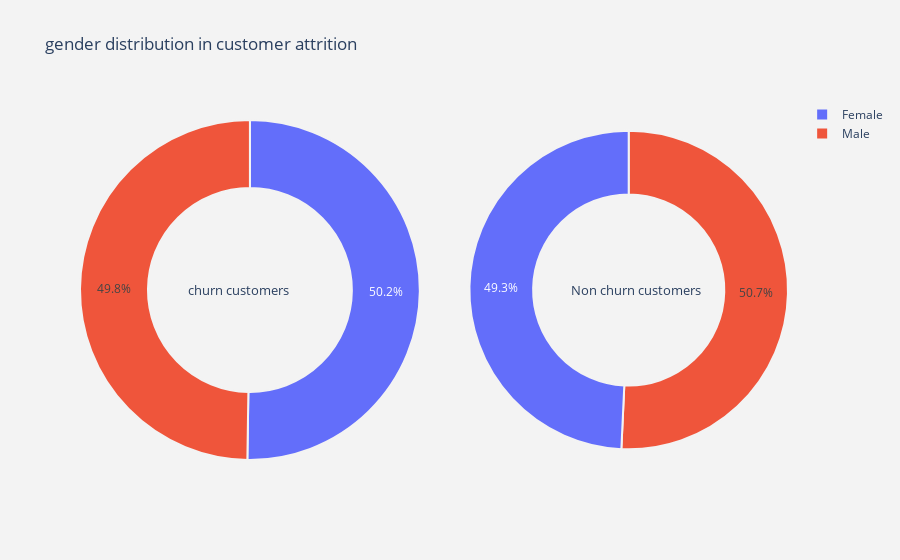
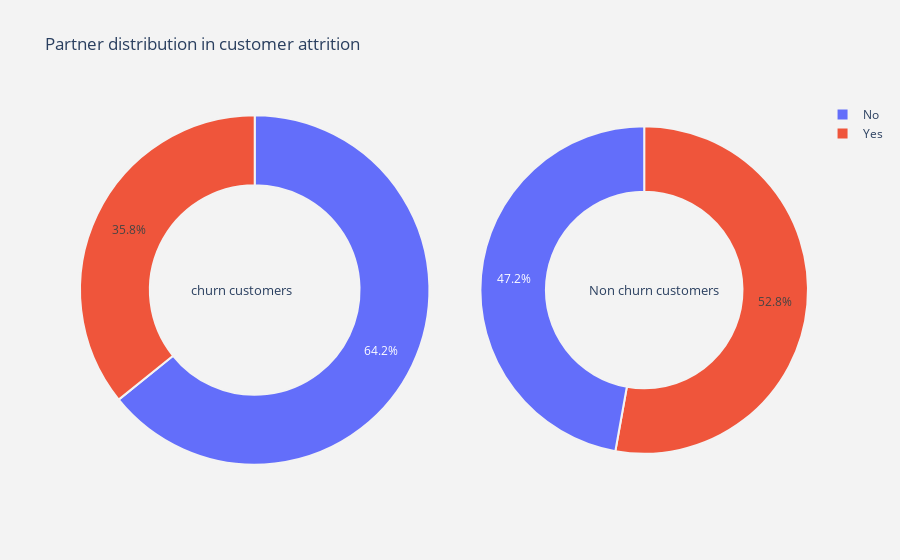
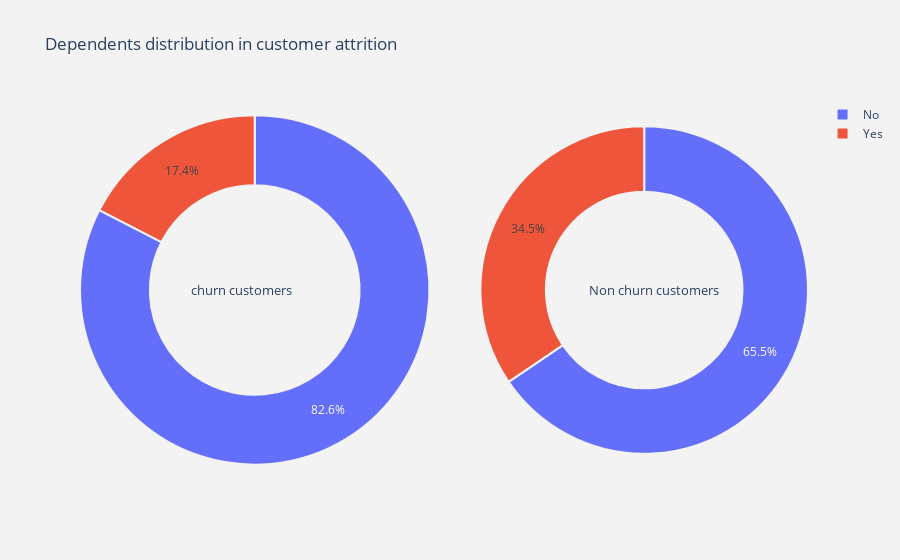
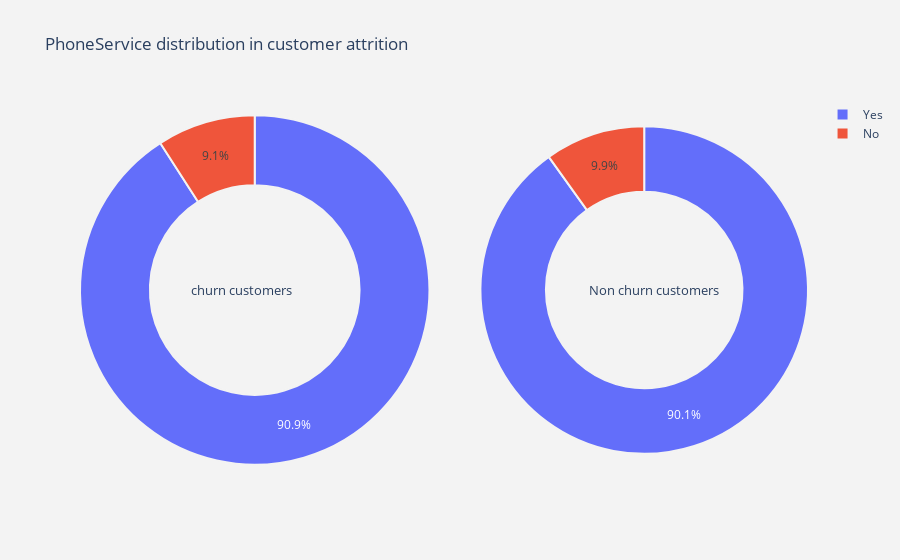

The cell these charts' notebook holds for them, in order:
### Code cell
i = 0
for col in qual:
    if col != "customerID":
        piePlot(col)

### Figure 1 — Plotly figure (JSON) as saved in the notebook; plotly's stock layout.template omitted (floating-point values rounded to 4 significant figures)
{"data": [{"domain": {"x": [0, 0.48]}, "hole": 0.6, "hoverinfo": "label+percent+name", "labels": ["Female", "Male"], "marker": {"line": {"color": "rgb(243, 243,243)", "width": 2}}, "name": "Churn customers", "type": "pie", "values": [939, 930]}, {"domain": {"x": [0.55, 1]}, "hole": 0.6, "hoverinfo": "label+percent+name", "labels": ["Male", "Female"], "marker": {"line": {"color": "rgb(243,243,243)", "width": 2}}, "name": "non Churn Customers", "type": "pie", "values": [2625, 2549]}], "layout": {"annotations": [{"font": {"size": 13}, "showarrow": false, "text": "churn customers", "x": 0.15, "y": 0.5}, {"font": {"size": 13}, "showarrow": false, "text": "Non churn customers", "x": 0.88, "y": 0.5}], "paper_bgcolor": "rgb(243,243,243)", "plot_bgcolor": "rgb(243,243,243)", "title": {"text": "gender distribution in customer attrition "}}}

### Figure 2 — Plotly figure (JSON) as saved in the notebook; plotly's stock layout.template omitted (floating-point values rounded to 4 significant figures)
{"data": [{"domain": {"x": [0, 0.48]}, "hole": 0.6, "hoverinfo": "label+percent+name", "labels": ["No", "Yes"], "marker": {"line": {"color": "rgb(243, 243,243)", "width": 2}}, "name": "Churn customers", "type": "pie", "values": [1200, 669]}, {"domain": {"x": [0.55, 1]}, "hole": 0.6, "hoverinfo": "label+percent+name", "labels": ["Yes", "No"], "marker": {"line": {"color": "rgb(243,243,243)", "width": 2}}, "name": "non Churn Customers", "type": "pie", "values": [2733, 2441]}], "layout": {"annotations": [{"font": {"size": 13}, "showarrow": false, "text": "churn customers", "x": 0.15, "y": 0.5}, {"font": {"size": 13}, "showarrow": false, "text": "Non churn customers", "x": 0.88, "y": 0.5}], "paper_bgcolor": "rgb(243,243,243)", "plot_bgcolor": "rgb(243,243,243)", "title": {"text": "Partner distribution in customer attrition "}}}

### Figure 3 — Plotly figure (JSON) as saved in the notebook; plotly's stock layout.template omitted (floating-point values rounded to 4 significant figures)
{"data": [{"domain": {"x": [0, 0.48]}, "hole": 0.6, "hoverinfo": "label+percent+name", "labels": ["No", "Yes"], "marker": {"line": {"color": "rgb(243, 243,243)", "width": 2}}, "name": "Churn customers", "type": "pie", "values": [1543, 326]}, {"domain": {"x": [0.55, 1]}, "hole": 0.6, "hoverinfo": "label+percent+name", "labels": ["No", "Yes"], "marker": {"line": {"color": "rgb(243,243,243)", "width": 2}}, "name": "non Churn Customers", "type": "pie", "values": [3390, 1784]}], "layout": {"annotations": [{"font": {"size": 13}, "showarrow": false, "text": "churn customers", "x": 0.15, "y": 0.5}, {"font": {"size": 13}, "showarrow": false, "text": "Non churn customers", "x": 0.88, "y": 0.5}], "paper_bgcolor": "rgb(243,243,243)", "plot_bgcolor": "rgb(243,243,243)", "title": {"text": "Dependents distribution in customer attrition "}}}

### Figure 4 — Plotly figure (JSON) as saved in the notebook; plotly's stock layout.template omitted (floating-point values rounded to 4 significant figures)
{"data": [{"domain": {"x": [0, 0.48]}, "hole": 0.6, "hoverinfo": "label+percent+name", "labels": ["Yes", "No"], "marker": {"line": {"color": "rgb(243, 243,243)", "width": 2}}, "name": "Churn customers", "type": "pie", "values": [1699, 170]}, {"domain": {"x": [0.55, 1]}, "hole": 0.6, "hoverinfo": "label+percent+name", "labels": ["Yes", "No"], "marker": {"line": {"color": "rgb(243,243,243)", "width": 2}}, "name": "non Churn Customers", "type": "pie", "values": [4662, 512]}], "layout": {"annotations": [{"font": {"size": 13}, "showarrow": false, "text": "churn customers", "x": 0.15, "y": 0.5}, {"font": {"size": 13}, "showarrow": false, "text": "Non churn customers", "x": 0.88, "y": 0.5}], "paper_bgcolor": "rgb(243,243,243)", "plot_bgcolor": "rgb(243,243,243)", "title": {"text": "PhoneService distribution in customer attrition "}}}
